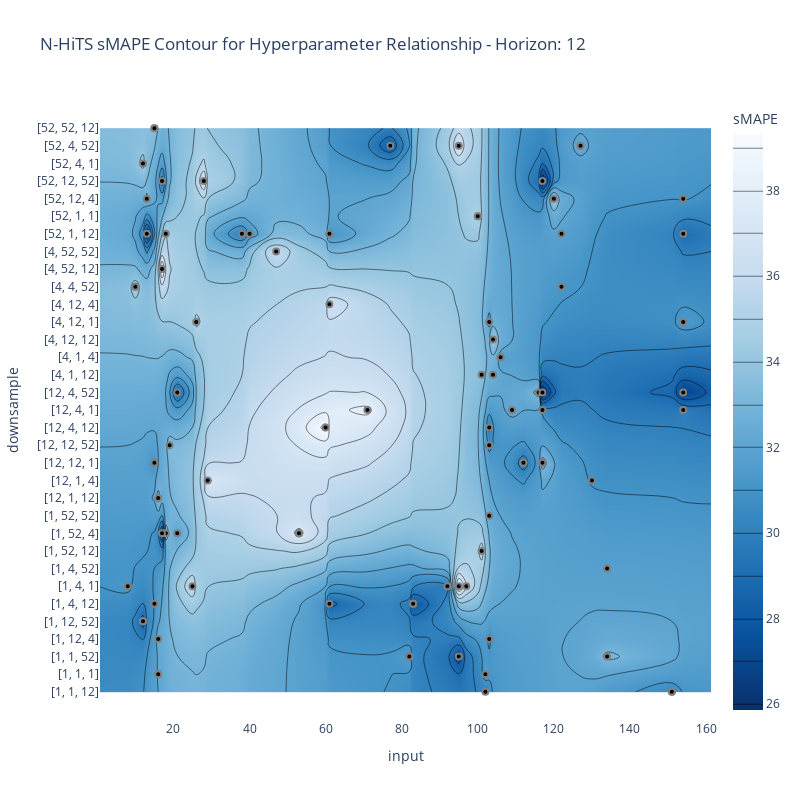
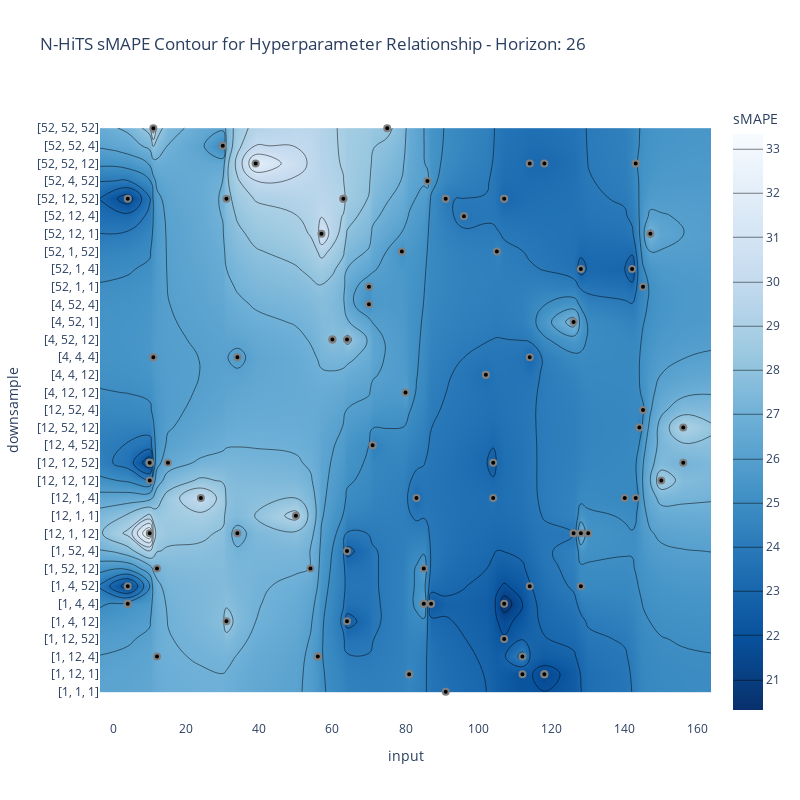
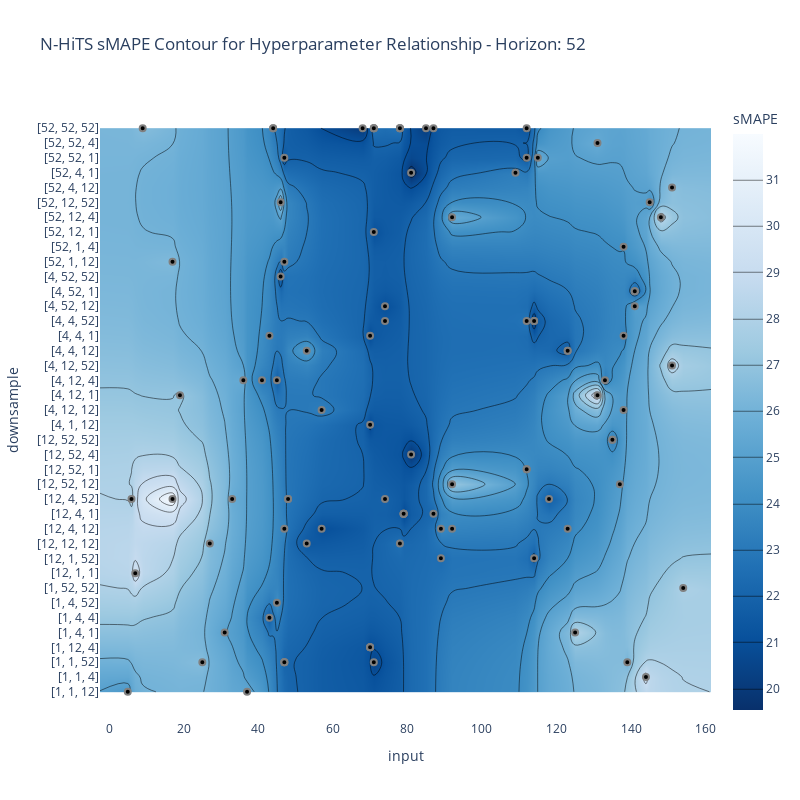
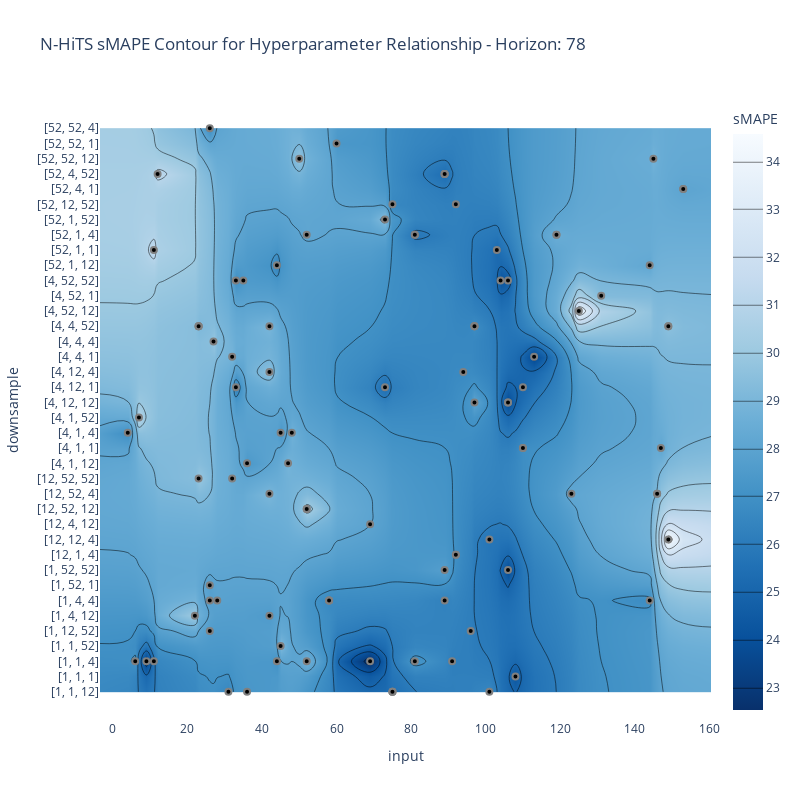

Source (notebook cell) for these figures, in order:
### Code cell
for h in ['12','26','52','78']:
    fig = optuna.visualization.plot_contour(
        joblib.load(fr'Results\NHITS\no2\{h}W_Study.pkl'),
        target_name='sMAPE',
        target=lambda x: x.values[0],
        params=['input_size','n_freq_downsample']
    )
    fig.update_layout({
        'width':800, 'height':800,
        'title':dict(text=f'N-HiTS sMAPE Contour for Hyperparameter Relationship - Horizon: {h}'),
        'plot_bgcolor':'white',
        'xaxis':dict(title='input'),
        'yaxis':dict(title='downsample'),
    })
    fig.show()

### Figure 1 — Plotly figure (JSON) as saved in the notebook; plotly's stock layout.template omitted (floating-point values rounded to 4 significant figures; data arrays with more than 128 entries replaced by an {"elided": "..."} marker saying what was removed)
{"data": [{"colorbar": {"title": {"text": "sMAPE"}}, "colorscale": [[0, "rgb(247,251,255)"], [0.125, "rgb(222,235,247)"], [0.25, "rgb(198,219,239)"], [0.375, "rgb(158,202,225)"], [0.5, "rgb(107,174,214)"], [0.625, "rgb(66,146,198)"], [0.75, "rgb(33,113,181)"], [0.875, "rgb(8,81,156)"], [1, "rgb(8,48,107)"]], "connectgaps": true, "contours": {"coloring": "heatmap"}, "hoverinfo": "none", "line": {"smoothing": 1.3}, "reversescale": true, "type": "contour", "x": [0.7, 8, 10, 12, 13, 15, 16, 17, 18, 19, 21, 25, 26, 28, 29, 38, 40, 47, 53, 60, 61, 71, 77, 82, 83, 92, 95, 97, 100, 101, 102, 103, 104, 106, 109, 112, 116, 117, 120, 122, 127, 130, 134, 151, 154, 161.3], "y": ["[1, 1, 12]", "[1, 1, 1]", "[1, 1, 52]", "[1, 12, 4]", "[1, 12, 52]", "[1, 4, 12]", "[1, 4, 1]", "[1, 4, 52]", "[1, 52, 12]", "[1, 52, 4]", "[1, 52, 52]", "[12, 1, 12]", "[12, 1, 4]", "[12, 12, 1]", "[12, 12, 52]", "[12, 4, 12]", "[12, 4, 1]", "[12, 4, 52]", "[4, 1, 12]", "[4, 1, 4]", "[4, 12, 12]", "[4, 12, 1]", "[4, 12, 4]", "[4, 4, 52]", "[4, 52, 12]", "[4, 52, 52]", "[52, 1, 12]", "[52, 1, 1]", "[52, 12, 4]", "[52, 12, 52]", "[52, 4, 1]", "[52, 4, 52]", "[52, 52, 12]"], "z": {"elided": "33x46 float values"}}, {"marker": {"color": "black", "line": {"color": "Gray", "width": 2}}, "mode": "markers", "name": "Feasible Trial", "showlegend": false, "type": "scatter", "x": [13, 101, 82, 117, 21, 101, 112, 103, 109, 127, 15, 97, 120, 10, 29, 92, 16, 106, 100, 83, 26, 116, 151, 154, 117, 47, 154, 60, 95, 122, 102, 25, 16, 12, 12, 53, 18, 8, 61, 104, 134, 130, 103, 16, 61, 15, 19, 71, 40, 17, 28, 12, 15, 103, 8, 103, 17, 18, 92, 112, 112, 21, 83, 53, 13, 82, 15, 53, 154, 117, 134, 122, 154, 154, 10, 104, 83, 61, 103, 61, 102, 151, 117, 77, 106, 15, 95, 16, 134, 17, 38, 103, 95, 103, 154, 82, 100, 127, 17, 117], "y": ["[52, 12, 4]", "[1, 52, 12]", "[1, 1, 52]", "[12, 12, 1]", "[12, 4, 52]", "[4, 1, 12]", "[12, 12, 1]", "[1, 52, 52]", "[12, 4, 1]", "[52, 4, 52]", "[12, 12, 1]", "[1, 4, 1]", "[52, 12, 4]", "[4, 4, 52]", "[12, 1, 4]", "[1, 4, 1]", "[12, 1, 12]", "[4, 1, 4]", "[52, 1, 1]", "[1, 4, 12]", "[4, 12, 1]", "[12, 4, 52]", "[1, 1, 12]", "[4, 12, 1]", "[52, 12, 52]", "[4, 52, 52]", "[52, 1, 12]", "[12, 4, 12]", "[1, 1, 52]", "[52, 1, 12]", "[1, 1, 1]", "[1, 4, 1]", "[1, 12, 4]", "[52, 4, 1]", "[1, 12, 52]", "[1, 52, 4]", "[1, 52, 4]", "[1, 4, 1]", "[52, 1, 12]", "[4, 1, 12]", "[1, 4, 52]", "[12, 1, 4]", "[12, 12, 52]", "[1, 1, 1]", "[4, 12, 4]", "[52, 52, 12]", "[12, 12, 52]", "[12, 4, 1]", "[52, 1, 12]", "[4, 52, 12]", "[52, 12, 52]", "[1, 12, 52]", "[1, 4, 12]", "[12, 12, 52]", "[1, 4, 1]", "[4, 12, 1]", "[52, 12, 52]", "[52, 1, 12]", "[1, 4, 1]", "[12, 12, 1]", "[12, 12, 1]", "[1, 52, 4]", "[1, 4, 12]", "[1, 52, 4]", "[52, 1, 12]", "[1, 1, 52]", "[52, 52, 12]", "[1, 52, 4]", "[52, 12, 4]", "[12, 12, 1]", "[1, 4, 52]", "[4, 4, 52]", "[12, 4, 52]", "[4, 12, 1]", "[4, 4, 52]", "[4, 12, 12]", "[1, 4, 12]", "[1, 4, 12]", "[12, 4, 12]", "[52, 1, 12]", "[1, 1, 12]", "[1, 1, 12]", "[12, 4, 52]", "[52, 4, 52]", "[4, 1, 4]", "[12, 12, 1]", "[52, 4, 52]", "[1, 1, 1]", "[1, 1, 52]", "[4, 52, 12]", "[52, 1, 12]", "[1, 12, 4]", "[1, 4, 1]", "[12, 12, 52]", "[12, 4, 1]", "[1, 1, 52]", "[52, 1, 1]", "[52, 4, 52]", "[1, 52, 4]", "[12, 4, 1]"]}, {"marker": {"color": "#cccccc", "line": {"color": "Gray", "width": 2}}, "mode": "markers", "name": "Infeasible Trial", "showlegend": false, "type": "scatter", "x": [], "y": []}], "layout": {"height": 800, "plot_bgcolor": "white", "title": {"text": "N-HiTS sMAPE Contour for Hyperparameter Relationship - Horizon: 12"}, "width": 800, "xaxis": {"range": [0.7, 161.3], "title": {"text": "input"}}, "yaxis": {"range": [-1.6, 33.6], "title": {"text": "downsample"}, "type": "category"}}}

### Figure 2 — Plotly figure (JSON) as saved in the notebook; plotly's stock layout.template omitted (floating-point values rounded to 4 significant figures; data arrays with more than 128 entries replaced by an {"elided": "..."} marker saying what was removed)
{"data": [{"colorbar": {"title": {"text": "sMAPE"}}, "colorscale": [[0, "rgb(247,251,255)"], [0.125, "rgb(222,235,247)"], [0.25, "rgb(198,219,239)"], [0.375, "rgb(158,202,225)"], [0.5, "rgb(107,174,214)"], [0.625, "rgb(66,146,198)"], [0.75, "rgb(33,113,181)"], [0.875, "rgb(8,81,156)"], [1, "rgb(8,48,107)"]], "connectgaps": true, "contours": {"coloring": "heatmap"}, "hoverinfo": "none", "line": {"smoothing": 1.3}, "reversescale": true, "type": "contour", "x": [-3.6, 4, 10, 11, 12, 15, 24, 30, 31, 34, 39, 50, 54, 56, 57, 60, 63, 64, 70, 71, 75, 79, 80, 81, 83, 85, 86, 87, 91, 96, 102, 104, 105, 107, 112, 114, 118, 126, 128, 130, 140, 142, 143, 144, 145, 147, 150, 156, 163.6], "y": ["[1, 1, 1]", "[1, 12, 1]", "[1, 12, 4]", "[1, 12, 52]", "[1, 4, 12]", "[1, 4, 4]", "[1, 4, 52]", "[1, 52, 12]", "[1, 52, 4]", "[12, 1, 12]", "[12, 1, 1]", "[12, 1, 4]", "[12, 12, 12]", "[12, 12, 52]", "[12, 4, 52]", "[12, 52, 12]", "[12, 52, 4]", "[4, 12, 12]", "[4, 4, 12]", "[4, 4, 4]", "[4, 52, 12]", "[4, 52, 1]", "[4, 52, 4]", "[52, 1, 1]", "[52, 1, 4]", "[52, 1, 52]", "[52, 12, 1]", "[52, 12, 4]", "[52, 12, 52]", "[52, 4, 52]", "[52, 52, 12]", "[52, 52, 4]", "[52, 52, 52]"], "z": {"elided": "33x49 float values"}}, {"marker": {"color": "black", "line": {"color": "Gray", "width": 2}}, "mode": "markers", "name": "Feasible Trial", "showlegend": false, "type": "scatter", "x": [91, 10, 81, 83, 85, 156, 70, 140, 147, 126, 86, 105, 130, 80, 10, 107, 11, 118, 71, 4, 56, 102, 15, 107, 64, 96, 79, 64, 104, 118, 75, 87, 30, 11, 142, 150, 85, 145, 34, 57, 31, 60, 144, 112, 50, 114, 128, 143, 63, 64, 128, 91, 10, 145, 71, 128, 156, 10, 126, 24, 126, 10, 60, 4, 56, 143, 114, 104, 10, 143, 85, 87, 81, 4, 70, 107, 70, 63, 91, 56, 30, 81, 4, 31, 85, 147, 11, 114, 12, 12, 112, 144, 34, 54, 107, 39, 118, 11, 4, 102], "y": ["[52, 12, 52]", "[12, 12, 12]", "[1, 12, 1]", "[12, 1, 4]", "[1, 4, 4]", "[12, 12, 52]", "[52, 1, 1]", "[12, 1, 4]", "[52, 12, 1]", "[12, 1, 12]", "[52, 4, 52]", "[52, 1, 52]", "[12, 1, 12]", "[4, 12, 12]", "[12, 12, 52]", "[52, 12, 52]", "[52, 52, 52]", "[1, 12, 1]", "[12, 4, 52]", "[1, 4, 4]", "[1, 12, 4]", "[4, 4, 12]", "[12, 12, 52]", "[1, 12, 52]", "[1, 4, 12]", "[52, 12, 4]", "[52, 1, 52]", "[4, 52, 12]", "[12, 12, 52]", "[52, 52, 12]", "[52, 52, 52]", "[1, 4, 4]", "[52, 52, 4]", "[4, 4, 4]", "[52, 1, 4]", "[12, 12, 12]", "[1, 52, 12]", "[12, 52, 4]", "[4, 4, 4]", "[52, 12, 1]", "[1, 4, 12]", "[4, 52, 12]", "[12, 52, 12]", "[1, 12, 4]", "[12, 1, 1]", "[52, 52, 12]", "[1, 4, 52]", "[52, 52, 12]", "[52, 12, 52]", "[1, 52, 4]", "[12, 1, 12]", "[52, 12, 52]", "[12, 12, 52]", "[52, 1, 1]", "[12, 4, 52]", "[52, 1, 4]", "[12, 52, 12]", "[12, 1, 12]", "[12, 1, 12]", "[12, 1, 4]", "[4, 52, 1]", "[12, 12, 52]", "[4, 52, 12]", "[1, 4, 4]", "[1, 12, 4]", "[52, 52, 12]", "[4, 4, 4]", "[12, 1, 4]", "[12, 12, 52]", "[12, 1, 4]", "[1, 4, 4]", "[1, 4, 4]", "[1, 12, 1]", "[52, 12, 52]", "[4, 52, 4]", "[52, 12, 52]", "[52, 1, 1]", "[52, 12, 52]", "[1, 1, 1]", "[1, 12, 4]", "[52, 52, 4]", "[1, 12, 1]", "[1, 4, 52]", "[52, 12, 52]", "[1, 4, 4]", "[52, 12, 1]", "[4, 4, 4]", "[1, 4, 52]", "[1, 52, 12]", "[1, 12, 4]", "[1, 12, 1]", "[12, 52, 12]", "[12, 1, 12]", "[1, 52, 12]", "[1, 4, 4]", "[52, 52, 12]", "[1, 12, 1]", "[4, 4, 4]", "[1, 4, 4]", "[4, 4, 12]"]}, {"marker": {"color": "#cccccc", "line": {"color": "Gray", "width": 2}}, "mode": "markers", "name": "Infeasible Trial", "showlegend": false, "type": "scatter", "x": [], "y": []}], "layout": {"height": 800, "plot_bgcolor": "white", "title": {"text": "N-HiTS sMAPE Contour for Hyperparameter Relationship - Horizon: 26"}, "width": 800, "xaxis": {"range": [-3.6, 163.6], "title": {"text": "input"}}, "yaxis": {"range": [-1.6, 33.6], "title": {"text": "downsample"}, "type": "category"}}}

### Figure 3 — Plotly figure (JSON) as saved in the notebook; plotly's stock layout.template omitted (floating-point values rounded to 4 significant figures; data arrays with more than 128 entries replaced by an {"elided": "..."} marker saying what was removed)
{"data": [{"colorbar": {"title": {"text": "sMAPE"}}, "colorscale": [[0, "rgb(247,251,255)"], [0.125, "rgb(222,235,247)"], [0.25, "rgb(198,219,239)"], [0.375, "rgb(158,202,225)"], [0.5, "rgb(107,174,214)"], [0.625, "rgb(66,146,198)"], [0.75, "rgb(33,113,181)"], [0.875, "rgb(8,81,156)"], [1, "rgb(8,48,107)"]], "connectgaps": true, "contours": {"coloring": "heatmap"}, "hoverinfo": "none", "line": {"smoothing": 1.3}, "reversescale": true, "type": "contour", "x": [-2.45, 5, 6, 7, 9, 17, 19, 25, 27, 31, 33, 36, 37, 41, 43, 44, 45, 46, 47, 48, 53, 57, 68, 70, 71, 74, 78, 79, 81, 85, 87, 89, 92, 109, 112, 114, 115, 118, 123, 125, 131, 133, 135, 137, 138, 139, 141, 144, 145, 148, 151, 154, 161.4], "y": ["[1, 1, 12]", "[1, 1, 4]", "[1, 1, 52]", "[1, 12, 4]", "[1, 4, 1]", "[1, 4, 4]", "[1, 4, 52]", "[1, 52, 52]", "[12, 1, 1]", "[12, 1, 52]", "[12, 12, 12]", "[12, 4, 12]", "[12, 4, 1]", "[12, 4, 52]", "[12, 52, 12]", "[12, 52, 1]", "[12, 52, 4]", "[12, 52, 52]", "[4, 1, 12]", "[4, 12, 12]", "[4, 12, 1]", "[4, 12, 4]", "[4, 12, 52]", "[4, 4, 12]", "[4, 4, 1]", "[4, 4, 52]", "[4, 52, 12]", "[4, 52, 1]", "[4, 52, 52]", "[52, 1, 12]", "[52, 1, 4]", "[52, 12, 1]", "[52, 12, 4]", "[52, 12, 52]", "[52, 4, 12]", "[52, 4, 1]", "[52, 52, 1]", "[52, 52, 4]", "[52, 52, 52]"], "z": {"elided": "39x53 float values"}}, {"marker": {"color": "black", "line": {"color": "Gray", "width": 2}}, "mode": "markers", "name": "Feasible Trial", "showlegend": false, "type": "scatter", "x": [27, 92, 87, 114, 47, 141, 53, 144, 89, 19, 145, 71, 41, 5, 112, 137, 17, 57, 151, 79, 81, 31, 125, 43, 151, 7, 135, 47, 37, 78, 33, 118, 9, 70, 74, 123, 115, 48, 17, 154, 45, 131, 109, 45, 46, 138, 78, 36, 92, 44, 89, 47, 123, 25, 87, 78, 85, 70, 135, 79, 79, 79, 71, 112, 141, 53, 78, 114, 70, 71, 6, 46, 68, 47, 92, 71, 47, 48, 139, 112, 43, 131, 44, 74, 47, 141, 70, 148, 112, 114, 81, 71, 74, 70, 138, 138, 133, 123, 57, 112], "y": ["[12, 12, 12]", "[52, 12, 4]", "[52, 52, 52]", "[4, 4, 52]", "[1, 1, 52]", "[4, 52, 1]", "[4, 4, 12]", "[1, 1, 4]", "[12, 1, 52]", "[4, 12, 1]", "[52, 12, 52]", "[52, 52, 52]", "[4, 12, 4]", "[1, 1, 12]", "[12, 52, 1]", "[12, 52, 12]", "[52, 1, 12]", "[12, 4, 12]", "[4, 12, 52]", "[12, 4, 1]", "[52, 4, 1]", "[1, 4, 1]", "[1, 4, 1]", "[4, 4, 1]", "[52, 4, 12]", "[12, 1, 1]", "[12, 52, 52]", "[52, 1, 12]", "[1, 1, 12]", "[12, 12, 12]", "[12, 4, 52]", "[12, 4, 52]", "[52, 52, 52]", "[1, 12, 4]", "[4, 52, 12]", "[4, 4, 12]", "[52, 52, 1]", "[12, 4, 52]", "[12, 4, 52]", "[1, 52, 52]", "[4, 12, 4]", "[52, 52, 4]", "[52, 4, 1]", "[1, 4, 52]", "[4, 52, 52]", "[4, 12, 12]", "[52, 52, 52]", "[4, 12, 4]", "[12, 52, 12]", "[52, 52, 52]", "[12, 4, 12]", "[52, 52, 1]", "[12, 4, 12]", "[1, 1, 52]", "[12, 4, 1]", "[52, 52, 52]", "[52, 52, 52]", "[1, 12, 4]", "[12, 52, 52]", "[12, 4, 1]", "[12, 4, 1]", "[12, 4, 1]", "[52, 52, 52]", "[12, 52, 1]", "[4, 52, 1]", "[12, 12, 12]", "[52, 52, 52]", "[4, 4, 52]", "[4, 4, 1]", "[52, 52, 52]", "[12, 4, 52]", "[52, 12, 52]", "[52, 52, 52]", "[1, 1, 52]", "[12, 4, 12]", "[1, 1, 52]", "[1, 1, 52]", "[12, 4, 52]", "[1, 1, 52]", "[52, 52, 52]", "[1, 4, 4]", "[4, 12, 1]", "[52, 52, 52]", "[12, 4, 52]", "[12, 4, 12]", "[4, 52, 12]", "[4, 1, 12]", "[52, 12, 4]", "[52, 52, 1]", "[12, 1, 52]", "[12, 52, 4]", "[52, 12, 1]", "[4, 4, 52]", "[1, 12, 4]", "[4, 4, 1]", "[52, 1, 4]", "[4, 12, 4]", "[4, 4, 12]", "[4, 12, 12]", "[4, 4, 52]"]}, {"marker": {"color": "#cccccc", "line": {"color": "Gray", "width": 2}}, "mode": "markers", "name": "Infeasible Trial", "showlegend": false, "type": "scatter", "x": [], "y": []}], "layout": {"height": 800, "plot_bgcolor": "white", "title": {"text": "N-HiTS sMAPE Contour for Hyperparameter Relationship - Horizon: 52"}, "width": 800, "xaxis": {"range": [-2.45, 161.4], "title": {"text": "input"}}, "yaxis": {"range": [-1.9, 39.9], "title": {"text": "downsample"}, "type": "category"}}}

### Figure 4 — Plotly figure (JSON) as saved in the notebook; plotly's stock layout.template omitted (floating-point values rounded to 4 significant figures; data arrays with more than 128 entries replaced by an {"elided": "..."} marker saying what was removed)
{"data": [{"colorbar": {"title": {"text": "sMAPE"}}, "colorscale": [[0, "rgb(247,251,255)"], [0.125, "rgb(222,235,247)"], [0.25, "rgb(198,219,239)"], [0.375, "rgb(158,202,225)"], [0.5, "rgb(107,174,214)"], [0.625, "rgb(66,146,198)"], [0.75, "rgb(33,113,181)"], [0.875, "rgb(8,81,156)"], [1, "rgb(8,48,107)"]], "connectgaps": true, "contours": {"coloring": "heatmap"}, "hoverinfo": "none", "line": {"smoothing": 1.3}, "reversescale": true, "type": "contour", "x": [-3.45, 4, 6, 7, 9, 11, 12, 22, 23, 26, 27, 28, 31, 32, 33, 35, 36, 42, 44, 45, 47, 48, 50, 52, 58, 60, 69, 73, 75, 81, 89, 91, 92, 94, 96, 97, 101, 103, 104, 106, 108, 110, 113, 119, 123, 125, 131, 144, 145, 146, 147, 149, 153, 160.4], "y": ["[1, 1, 12]", "[1, 1, 1]", "[1, 1, 4]", "[1, 1, 52]", "[1, 12, 52]", "[1, 4, 12]", "[1, 4, 4]", "[1, 52, 1]", "[1, 52, 52]", "[12, 1, 4]", "[12, 12, 4]", "[12, 4, 12]", "[12, 52, 12]", "[12, 52, 4]", "[12, 52, 52]", "[4, 1, 12]", "[4, 1, 1]", "[4, 1, 4]", "[4, 1, 52]", "[4, 12, 12]", "[4, 12, 1]", "[4, 12, 4]", "[4, 4, 1]", "[4, 4, 4]", "[4, 4, 52]", "[4, 52, 12]", "[4, 52, 1]", "[4, 52, 52]", "[52, 1, 12]", "[52, 1, 1]", "[52, 1, 4]", "[52, 1, 52]", "[52, 12, 52]", "[52, 4, 1]", "[52, 4, 52]", "[52, 52, 12]", "[52, 52, 1]", "[52, 52, 4]"], "z": {"elided": "38x54 float values"}}, {"marker": {"color": "black", "line": {"color": "Gray", "width": 2}}, "mode": "markers", "name": "Feasible Trial", "showlegend": false, "type": "scatter", "x": [7, 131, 149, 69, 44, 9, 27, 22, 94, 81, 92, 92, 153, 113, 144, 36, 106, 23, 108, 32, 145, 119, 149, 146, 101, 104, 73, 42, 123, 89, 97, 4, 91, 12, 103, 106, 60, 31, 33, 45, 50, 125, 110, 26, 52, 47, 52, 75, 58, 26, 81, 26, 35, 146, 75, 110, 69, 153, 89, 89, 89, 32, 42, 97, 58, 97, 36, 11, 42, 23, 92, 58, 89, 45, 73, 119, 42, 144, 106, 147, 26, 75, 75, 11, 52, 48, 97, 106, 96, 33, 101, 23, 6, 44, 52, 110, 23, 149, 28, 81], "y": ["[4, 1, 52]", "[4, 52, 1]", "[4, 4, 52]", "[1, 1, 4]", "[52, 1, 12]", "[1, 1, 4]", "[4, 4, 4]", "[1, 4, 12]", "[4, 12, 4]", "[52, 1, 4]", "[12, 1, 4]", "[52, 12, 52]", "[52, 4, 1]", "[4, 4, 1]", "[1, 4, 4]", "[1, 1, 12]", "[1, 52, 52]", "[4, 4, 52]", "[1, 1, 1]", "[12, 52, 52]", "[52, 52, 12]", "[52, 1, 4]", "[12, 12, 4]", "[12, 52, 4]", "[1, 1, 12]", "[4, 52, 52]", "[52, 1, 52]", "[1, 4, 12]", "[12, 52, 4]", "[52, 4, 52]", "[4, 4, 52]", "[4, 1, 4]", "[1, 1, 4]", "[52, 4, 52]", "[52, 1, 1]", "[4, 12, 12]", "[52, 52, 1]", "[1, 1, 12]", "[4, 12, 1]", "[1, 1, 52]", "[52, 52, 12]", "[4, 52, 12]", "[4, 1, 1]", "[52, 52, 4]", "[1, 1, 4]", "[4, 1, 12]", "[12, 52, 12]", "[1, 1, 12]", "[1, 4, 4]", "[1, 12, 52]", "[52, 1, 4]", "[1, 52, 1]", "[4, 52, 52]", "[12, 52, 4]", "[1, 1, 12]", "[4, 12, 1]", "[12, 4, 12]", "[52, 4, 1]", "[1, 52, 52]", "[52, 4, 52]", "[52, 4, 52]", "[4, 4, 1]", "[4, 4, 52]", "[4, 4, 52]", "[1, 4, 4]", "[4, 12, 12]", "[4, 1, 12]", "[1, 1, 4]", "[12, 52, 4]", "[4, 4, 52]", "[12, 1, 4]", "[1, 4, 4]", "[1, 4, 4]", "[4, 1, 4]", "[4, 12, 1]", "[52, 1, 4]", "[4, 12, 4]", "[52, 1, 12]", "[4, 52, 52]", "[4, 1, 1]", "[1, 4, 4]", "[52, 12, 52]", "[1, 1, 12]", "[52, 1, 1]", "[52, 1, 4]", "[4, 1, 4]", "[4, 4, 52]", "[4, 12, 12]", "[1, 12, 52]", "[4, 52, 52]", "[12, 12, 4]", "[4, 4, 52]", "[1, 1, 4]", "[1, 1, 4]", "[12, 52, 12]", "[4, 1, 1]", "[12, 52, 52]", "[4, 4, 52]", "[1, 4, 4]", "[1, 1, 4]"]}, {"marker": {"color": "#cccccc", "line": {"color": "Gray", "width": 2}}, "mode": "markers", "name": "Infeasible Trial", "showlegend": false, "type": "scatter", "x": [], "y": []}], "layout": {"height": 800, "plot_bgcolor": "white", "title": {"text": "N-HiTS sMAPE Contour for Hyperparameter Relationship - Horizon: 78"}, "width": 800, "xaxis": {"range": [-3.45, 160.4], "title": {"text": "input"}}, "yaxis": {"range": [-1.85, 38.85], "title": {"text": "downsample"}, "type": "category"}}}
